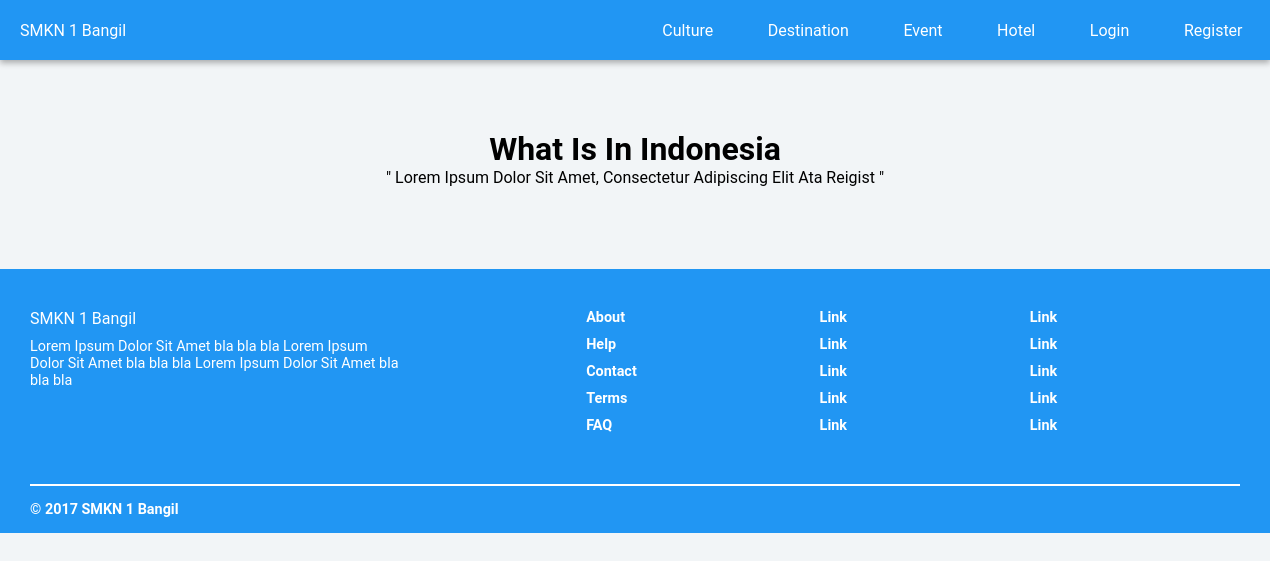
Page /?page=culture on the earlier database version.
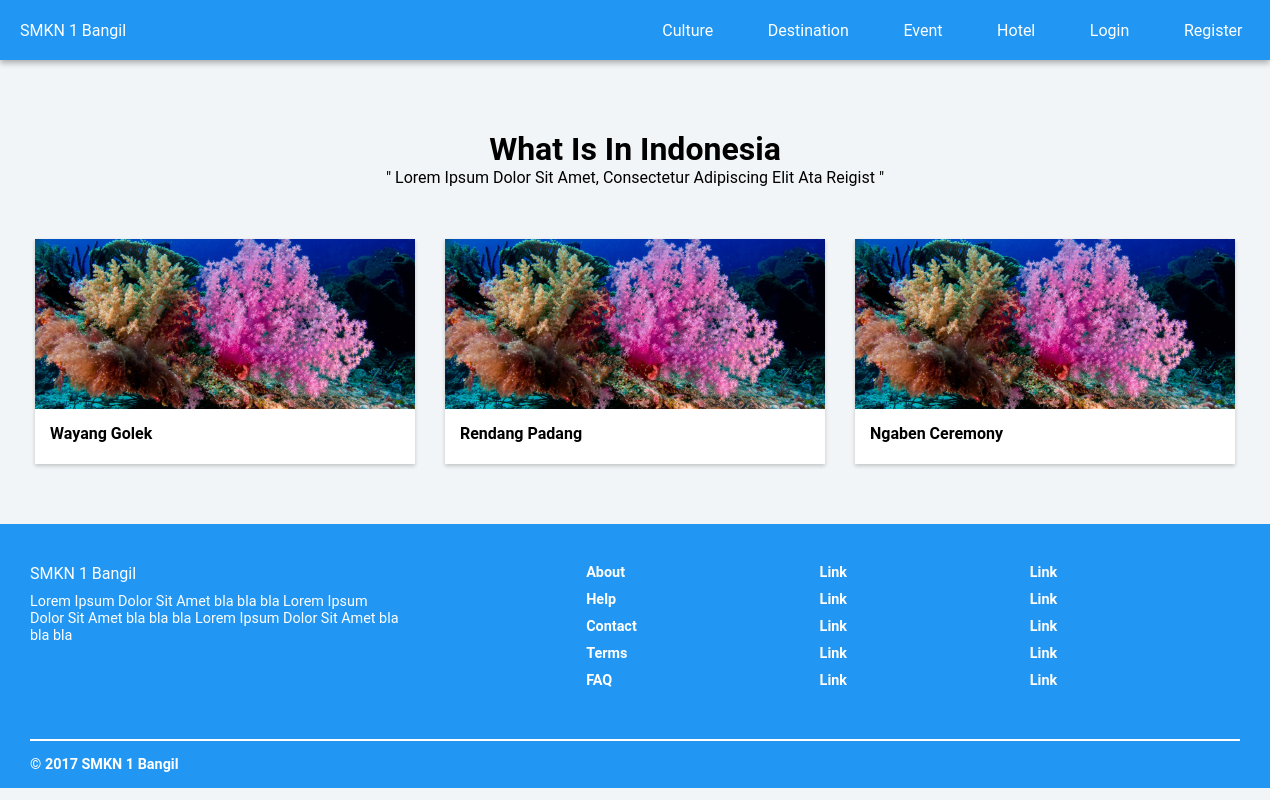
Same page on the later database version.
### tables this page shows
CREATE TABLE `article` (
  `article_id` int(10) NOT NULL,
  `article_name` varchar(255) NOT NULL,
  `article_date` date NOT NULL,
  `article_content` text NOT NULL,
  `article_view` int(11) NOT NULL,
  `article_picture` varchar(255) NOT NULL,
  `place_id` int(11) NOT NULL,
  `user_id` int(11) NOT NULL,
  `category_id` int(11) NOT NULL
);

### proses/pdo.php (called while the page is built, shortened)
<?php
class Database {
    private $dsn = 'mysql:host=localhost; dbname=project_1';
    private $user = 'root';
    private $password = '';
	protected static $_instance = null;
	public static function instance() {
		if (self::$_instance === null) {
			self::$_instance = new Database();
		}
		return self::$_instance;
	}
	public function getInstance(){
		try{
			$this->db = new PDO($this->dsn, $this->user, $this->password);
			$this->db->setAttribute(PDO::ATTR_ERRMODE, PDO::ERRMODE_EXCEPTION);
			return $this->db;
		}
		catch(PDOException $e) {
			echo "ERROR" . $e->getMessage();
		}
	}
}
?>

### proses/model.php (called while the page is built, shortened)
<?php
	include('pdo.php');
	class model extends database{
		public function __construct(){
			$pdo = Database::instance();
			$this->db = $pdo->getInstance();
		}
	}
?>

### core/controller.php (called while the page is built, shortened)
<?php
	include_once("proses/model.php");
	class controller{
		function __construct(){
			$this->model = new model();
		}
	}
?>

### content/culture.php (the view, shortened to what this page needs)
<?php
include_once('content/nav.php');
?>
<header id="header">
	<div style="height: 60px;"></div>
</header>
<div class="card-wrap">
	<div class="main-title">
		<h1>What is in indonesia</h1>
		<p>" Lorem ipsum dolor sit amet, consectetur adipiscing elit ata reigist "</p>
	</div>
	<div class="card-row">
		<?php
			$query = $main->model->db->prepare("SELECT * FROM article WHERE article.category_id=1 OR article.category_id=3 ORDER BY article.article_id");
			$query->execute();
			while( $row = $query->fetch(PDO::FETCH_OBJ) ){
		?>
		<div class="card">
		<a class="card-item" href="?page=article&id=<?= $row->article_id ?>">
			<div class="card-header">
				<img src="assets/img/<?= $row->article_picture ?>">
			</div>
			<div class="card-body">
				<div class="card-title">
					<h4><?= $row->article_name?></h4>
				</div>
			</div>
		</a>
		</div>
		<?php
			}
		?>
	</div>
</div>
<?php include_once('content/footer.php'); ?>

### index.php (shortened to what this page needs)
<?php
    $main = new controller();
?>
<!DOCTYPE html>
<html lang="en">
<head>
    <link rel="stylesheet" type="text/css" href="assets/css/global.css">
    <link rel="stylesheet" type="text/css" href="assets/css/modal.css">
    <link rel="stylesheet" type="text/css" href="assets/css/navbar.css">
    <link rel="stylesheet" type="text/css" href="assets/css/header.css">
    <link rel="stylesheet" type="text/css" href="assets/css/footer.css">
    <link rel="stylesheet" type="text/css" href="assets/css/main.css">
    <link rel="stylesheet" type="text/css" href="assets/css/grid.css">
    <link rel="stylesheet" type="text/css" href="assets/css/admin.css">
    <link rel="stylesheet" type="text/css" href="assets/css/form.css">
</head>
<body>
    <?php
	    $page = $_GET['page'];
	    $alamat = 'content/' . $page . '.php';
	    !empty($page) && file_exists($alamat) ? include_once($alamat) : header('Location: ?page=home');
	?>
</body>
</html>

### content/nav.php (shortened to what this page needs)
<nav>
	<div class="navbar">
		<div class="navbar main">
		<a class="navbar-brand" href="index.php">SMKN 1 Bangil</a>
		</div>
		<div class="navbar sub">
			<a href="?page=culture">Culture</a>
			<a href="?page=destination">Destination</a>
			<a href="?page=event">Event</a>
			<a href="?page=hotel">Hotel</a>
			<?php if (isset($_SESSION['name'])): ?>
				<?php
				$level = $_SESSION['level'];
				if ($level>=1): ?>
				<a href="?page=admin">Dashboard</a>
				<?php else: ?>
				<a href="?page=history">History</a>
				<?php endif; ?>
			<a href="?page=profil"><?= $_SESSION['name'] ?></a>
			<a href="?page=logout">Logout</a>
			<?php else: ?>
			<a href="?page=login" class="login-btn">Login</a>
			<a href="?page=register" class="register-btn">Register</a>
			<?php endif ?>
		</div>
	</div>
</nav>

### content/footer.php
<footer>
	<div class="main-footer">
		<form action="" class="subscribe-form">
			<a class="brand" href="#">SMKN 1 Bangil</a>
			<p>Lorem Ipsum Dolor Sit Amet bla bla bla
			Lorem Ipsum Dolor Sit Amet bla bla bla
			Lorem Ipsum Dolor Sit Amet bla bla bla</p>
		</form>
	<ul class="footer-list">
		<li><a href="?page=static&title=about">About</a></li>
		<li><a href="?page=static&title=help">Help</a></li>
		<li><a href="?page=static&title=contact">Contact</a></li>
		<li><a href="?page=static&title=terms">Terms</a></li>
		<li><a href="?page=static&title=faq">FAQ</a></li>
	</ul>
	<ul class="footer-list">
		<li><a href="#">Link</a></li>
		<li><a href="#">Link</a></li>
		<li><a href="#">Link</a></li>
		<li><a href="#">Link</a></li>
		<li><a href="#">Link</a></li>
	</ul>
	<ul class="footer-list">
		<li><a href="#">Link</a></li>
		<li><a href="#">Link</a></li>
		<li><a href="#">Link</a></li>
		<li><a href="#">Link</a></li>
		<li><a href="#">Link</a></li>
	</ul>
	</div>
	<div class="copyright">
		&copy 2017 SMKN 1 Bangil
	</div>
</footer>

### assets/css/global.css (style rules this page uses)
* { margin: 0 auto; padding: 0; }
body { font-family: Roboto, sans-serif; background: #f2f5f7; }
a { text-decoration: none; color: inherit; }
.cover-background, header, main .main-static .side-img { background-size: cover; -webkit-background-size: cover; -moz-background-size: cover; -ms-background-size: cover; -o-background-size: cover; background-position: center; }
.shadow, .modal, .modal-admin, .dropdown.collapse, nav, main .container, .card .card-item, .card-2 .card-item, .scroll-top, .btn-plus, .btn-control, .preview-float, .pagination a { background: #fff; -webkit-box-shadow: 0 2px 4px rgba(0, 0, 0, 0.2); -moz-box-shadow: 0 2px 4px rgba(0, 0, 0, 0.2); box-shadow: 0 2px 4px rgba(0, 0, 0, 0.2); }
footer, { -webkit-box-shadow: 0 -2px 4px rgba(0, 0, 0, 0.2); -moz-box-shadow: 0 -2px 4px rgba(0, 0, 0, 0.2); box-shadow: 0 -2px 4px rgba(0, 0, 0, 0.2); }
.shadow, .modal, .modal-admin, .btn-submit, .btn.global, .dropdown.collapse:hover, nav, main .container, main .preview-image, .card .card-item, .card-2 .card-item, footer, .btn-plus, .btn-control, .preview-float, .pagination a { transition: box-shadow 300ms; }

### assets/css/navbar.css (style rules this page uses)
nav, .navbar-main { z-index: 999; top: 0; width: 100%; position: fixed; background: #2196F3; }
.navbar { text-transform: capitalize; color: #fff; font-size: 1em; height: 60px; width: 100%; display: flex; align-items: center; padding: 1em 0; box-sizing: border-box; }
.navbar-brand { width: 100%; margin-left: 0; }
.navbar-brand, .navbar-brand:hover { text-decoration: none; }
.navbar a { padding: 20px; }

### assets/css/footer.css (style rules this page uses)
footer { padding: 0 30px 0; margin-top: 30px; background: #2196F3; width: 100%; box-sizing: border-box; }
.main-footer { color: #fff; padding: 40px 0; display: flex; position: relative; margin-left: 0; }
.subscribe-form, footer .footer-list { margin-left: 0; padding: 0 30px 0 0; box-sizing: border-box; }
.subscribe-form { width: 33.3333%; }
.subscribe-form .brand { display: block; margin-bottom: 10px; }
.subscribe-form p, footer .footer-list li { font-size: 0.9rem; }
footer .footer-list { list-style: none; color: }
footer .footer-list li { font-weight: 600; margin-bottom: 10px; }
footer .copyright { color: #fff; border-top: 2px solid #fff; padding: 15px 0; font-size: 0.9rem; font-weight: 600; width: 100%; }

### assets/css/main.css (style rules this page uses)
.main-title { text-transform: capitalize; text-align: center; }

### assets/css/grid.css (style rules this page uses)
.card-wrap { margin-top: 30px; max-width: 1200px; width: 100%; padding: 0 30px; }
.card-wrap .main-title { padding: 40px 0 52px; }
.card-row { display: flex; flex-flow: row wrap; margin: 0 -15px; }
.card, .card-2, .card-50 { display: flex; flex: 1 0 auto; padding: 0 15px; margin-bottom: 30px; box-sizing: border-box; }
.card { margin-left: 0; margin-right: 0; width: 33%; max-width: 33.3333%; }
.card .card-item { cursor: pointer; display: block; }
.card-item { width: 100%; }
.card-item .card-header { position: relative; width: 100%; height: auto; }
.card-item .card-header img { display: block; width: 100%; height: auto; }
.card-body, .card-footer { width: 100%; padding: 15px; box-sizing: border-box; }
.card-item .card-body .card-title { margin-bottom: 6px; }

Differences in the rows shown:
added article: article_picture (picture), article_name "Wayang Golek"
added article: article_picture (picture), article_name "Rendang Padang"
added article: article_picture (picture), article_name "Ngaben Ceremony"
